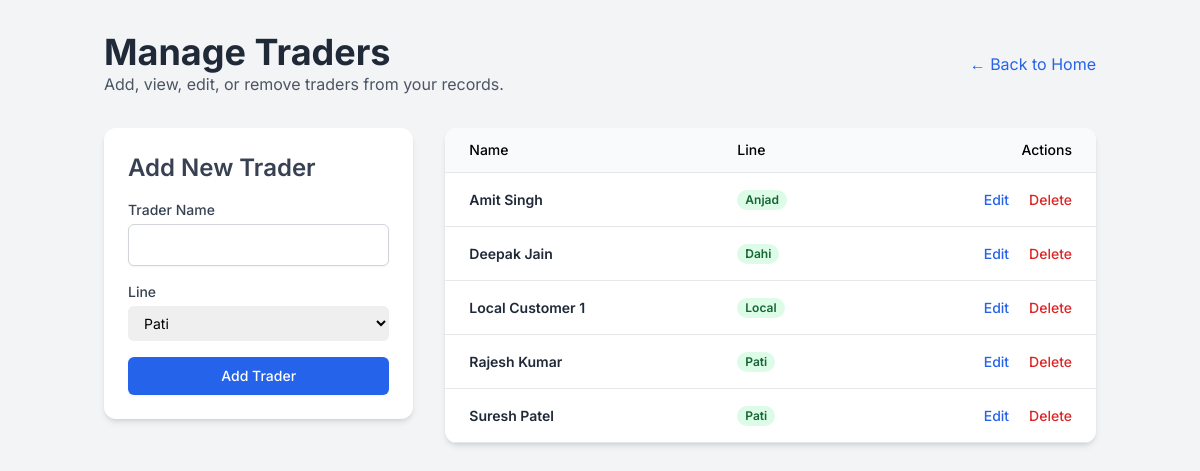
The app's page /manage_traders, older data.
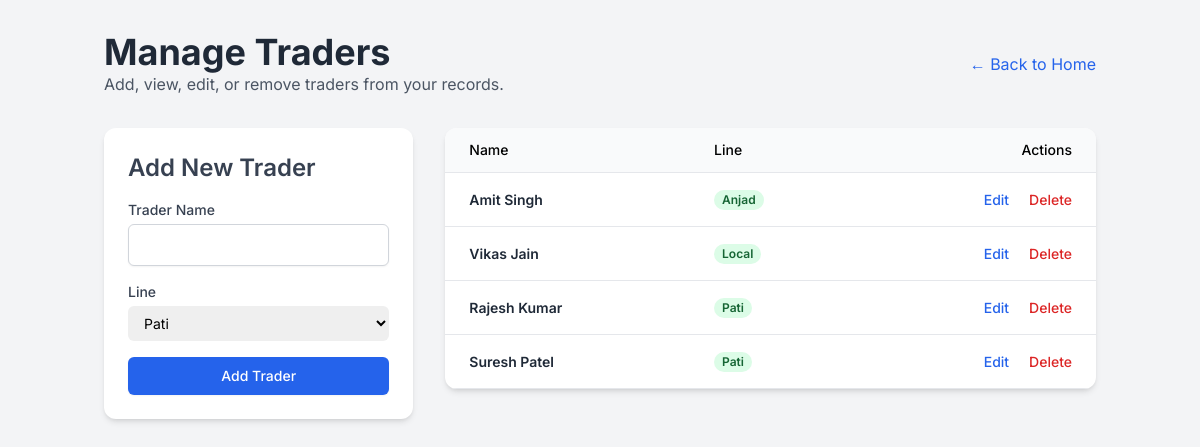
The same page, newer data.
### tables this page shows
CREATE TABLE traders (
    id INTEGER PRIMARY KEY AUTOINCREMENT,
    name TEXT NOT NULL,
    line TEXT NOT NULL,
    total_debt REAL NOT NULL DEFAULT 0.0
);

### app.py (the view)
@app.route('/manage_traders')
def manage_traders():
    db = get_db()
    all_traders = db.execute('SELECT * FROM traders ORDER BY line, name').fetchall()
    return render_template('manage_traders.html', traders=all_traders, lines=lines)

### app.py (called while the page is built)
def get_db():
    if 'db' not in g:
        g.db = sqlite3.connect(DATABASE)
        g.db.row_factory = sqlite3.Row
    return g.db

### templates/manage_traders.html (shortened to what this page needs)
{% extends "layout.html" %}
{% block content %}
<header class="mb-8 flex justify-between items-center">
    <div>
        <h1 class="text-4xl font-bold text-gray-800">Manage Traders</h1>
        <p class="text-gray-600">Add, view, edit, or remove traders from your records.</p>
    </div>
    <a href="/" class="text-blue-600 hover:underline">&larr; Back to Home</a>
</header>
<div class="grid grid-cols-1 md:grid-cols-3 gap-8">
    <div class="md:col-span-1">
        <div class="bg-white p-6 rounded-xl shadow-md">
            <h2 class="text-2xl font-semibold mb-4 text-gray-700">Add New Trader</h2>
            <form action="/add_trader" method="POST" class="space-y-4">
                <div>
                    <label for="name" class="block text-sm font-medium text-gray-700">Trader Name</label>
                    <input type="text" id="name" name="name" required
                        class="mt-1 block w-full px-3 py-2 bg-white border border-gray-300 rounded-md shadow-sm placeholder-gray-400 focus:outline-none focus:ring-blue-500 focus:border-blue-500">
                </div>
                <div>
                    <label for="line" class="block text-sm font-medium text-gray-700">Line</label>
                    <select id="line" name="line" required
                        class="mt-1 block w-full pl-3 pr-10 py-2 text-base border-gray-300 focus:outline-none focus:ring-blue-500 focus:border-blue-500 sm:text-sm rounded-md">
                        {% for line in lines %}
                        <option value="{{ line }}">{{ line }}</option>
                        {% endfor %}
                    </select>
                </div>
                <button type="submit"
                    class="w-full flex justify-center py-2 px-4 border border-transparent rounded-md shadow-sm text-sm font-medium text-white bg-blue-600 hover:bg-blue-700 focus:outline-none focus:ring-2 focus:ring-offset-2 focus:ring-blue-500">
                    Add Trader
                </button>
            </form>
        </div>
    </div>
    <div class="md:col-span-2">
        <div class="bg-white rounded-xl shadow-md overflow-hidden">
            <table class="min-w-full text-left text-sm">
                <thead class="border-b bg-gray-50">
                    <tr>
                        <th class="px-6 py-3 font-medium">Name</th>
                        <th class="px-6 py-3 font-medium">Line</th>
                        <th class="px-6 py-3 font-medium text-right">Actions</th>
                    </tr>
                </thead>
                <tbody>
                    {% for trader in traders %}
                    <tr class="border-b hover:bg-gray-50">
                        <td class="px-6 py-4 font-semibold text-gray-800">{{ trader.name }}</td>
                        <td class="px-6 py-4">
                            <span
                                class="px-2 inline-flex text-xs leading-5 font-semibold rounded-full bg-green-100 text-green-800">
                                {{ trader.line }}
                            </span>
                        </td>
                        <td class="px-6 py-4 text-right space-x-4">
                            <a href="{{ url_for('edit_trader', trader_id=trader.id) }}"
                                class="text-blue-600 hover:text-blue-900 font-medium">Edit</a>
                            <form action="/delete_trader/{{ trader.id }}" method="POST" class="inline"
                                onsubmit="return confirm('Are you sure you want to delete {{ trader.name }}? This cannot be undone.');">
                                <button type="submit"
                                    class="text-red-600 hover:text-red-900 font-medium">Delete</button>
                            </form>
                        </td>
                    </tr>
                    {% else %}
                    <tr>
                        <td colspan="3" class="text-center py-8 text-gray-500">No traders found. Add one to get started.
                        </td>
                    </tr>
                    {% endfor %}
                </tbody>
            </table>
        </div>
    </div>
</div>
{% endblock %}

### templates/layout.html (shortened to what this page needs)
<!DOCTYPE html>
<html lang="en">
<head>
    <script src="https://cdn.tailwindcss.com"></script>
</head>
<body class="bg-gray-100">
    <div class="container mx-auto px-4 py-8">
        {% block content %}{% endblock %}
    </div>
</body>
</html>

### templates/layout.html (style rules this page uses)
body { font-family: 'Inter', sans-serif; }

Row changes from the older to the newer data that the page shows:
removed traders: name "Local Customer 1", line "Local"
changed traders: name "Deepak Jain" → "Vikas Jain"; line "Dahi" → "Local"
